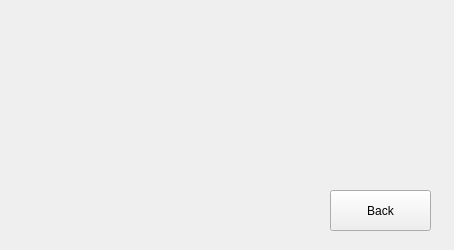
<?xml version="1.0" encoding="UTF-8"?>
<ui version="4.0">
 <class>Help</class>
 <widget class="QWidget" name="Help">
  <property name="geometry">
   <rect>
    <x>0</x>
    <y>0</y>
    <width>454</width>
    <height>250</height>
   </rect>
  </property>
  <property name="windowTitle">
   <string>Form</string>
  </property>
  <widget class="QLabel" name="label">
   <property name="geometry">
    <rect>
     <x>10</x>
     <y>10</y>
     <width>421</width>
     <height>161</height>
    </rect>
   </property>
   <property name="text">
    <string/>
   </property>
  </widget>
  <widget class="QPushButton" name="retButton">
   <property name="geometry">
    <rect>
     <x>330</x>
     <y>190</y>
     <width>101</width>
     <height>41</height>
    </rect>
   </property>
   <property name="text">
    <string>Back</string>
   </property>
  </widget>
 </widget>
 <resources/>
 <connections/>
</ui>
